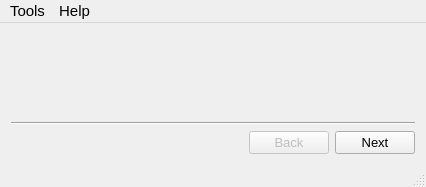
<?xml version="1.0" encoding="UTF-8"?>
<ui version="4.0">
 <author>RSX</author>
 <class>MainWindow</class>
 <widget class="QMainWindow" name="MainWindow">
  <property name="geometry">
   <rect>
    <x>0</x>
    <y>0</y>
    <width>426</width>
    <height>187</height>
   </rect>
  </property>
  <property name="sizePolicy">
   <sizepolicy hsizetype="Fixed" vsizetype="Fixed">
    <horstretch>0</horstretch>
    <verstretch>0</verstretch>
   </sizepolicy>
  </property>
  <property name="windowTitle">
   <string>NTScout</string>
  </property>
  <widget class="QWidget" name="centralWidget">
   <layout class="QVBoxLayout" name="verticalLayout">
    <item>
     <widget class="QStackedWidget" name="stackedWidget"/>
    </item>
    <item>
     <widget class="Line" name="line">
      <property name="orientation">
       <enum>Qt::Horizontal</enum>
      </property>
     </widget>
    </item>
    <item>
     <layout class="QHBoxLayout" name="buttonLayout">
      <item>
       <spacer name="horizontalSpacer">
        <property name="orientation">
         <enum>Qt::Horizontal</enum>
        </property>
        <property name="sizeHint" stdset="0">
         <size>
          <width>40</width>
          <height>20</height>
         </size>
        </property>
       </spacer>
      </item>
      <item>
       <widget class="QPushButton" name="backButton">
        <property name="enabled">
         <bool>false</bool>
        </property>
        <property name="font">
         <font>
          <pointsize>10</pointsize>
         </font>
        </property>
        <property name="text">
         <string>Back</string>
        </property>
        <property name="shortcut">
         <string>Backspace</string>
        </property>
       </widget>
      </item>
      <item>
       <widget class="QPushButton" name="nextButton">
        <property name="enabled">
         <bool>true</bool>
        </property>
        <property name="font">
         <font>
          <pointsize>10</pointsize>
         </font>
        </property>
        <property name="text">
         <string>Next</string>
        </property>
        <property name="shortcut">
         <string>Return</string>
        </property>
        <property name="autoDefault">
         <bool>false</bool>
        </property>
        <property name="default">
         <bool>false</bool>
        </property>
       </widget>
      </item>
     </layout>
    </item>
   </layout>
  </widget>
  <widget class="QMenuBar" name="menuBar">
   <property name="geometry">
    <rect>
     <x>0</x>
     <y>0</y>
     <width>426</width>
     <height>23</height>
    </rect>
   </property>
   <property name="font">
    <font>
     <pointsize>11</pointsize>
    </font>
   </property>
   <widget class="QMenu" name="menuTools">
    <property name="font">
     <font>
      <pointsize>11</pointsize>
     </font>
    </property>
    <property name="title">
     <string>Tools</string>
    </property>
    <addaction name="actionUpdate"/>
    <addaction name="actionSettings"/>
   </widget>
   <widget class="QMenu" name="menuHelp">
    <property name="font">
     <font>
      <pointsize>11</pointsize>
     </font>
    </property>
    <property name="title">
     <string>Help</string>
    </property>
    <addaction name="actionReport"/>
    <addaction name="actionAbout"/>
   </widget>
   <addaction name="menuTools"/>
   <addaction name="menuHelp"/>
  </widget>
  <widget class="QStatusBar" name="statusBar"/>
  <action name="actionUpdate">
   <property name="icon">
    <iconset resource="resource.qrc">
     <normaloff>:/icons/update</normaloff>:/icons/update</iconset>
   </property>
   <property name="text">
    <string>Update</string>
   </property>
   <property name="font">
    <font>
     <pointsize>10</pointsize>
    </font>
   </property>
  </action>
  <action name="actionReport">
   <property name="icon">
    <iconset resource="resource.qrc">
     <normaloff>:/icons/bug</normaloff>:/icons/bug</iconset>
   </property>
   <property name="text">
    <string>Report a bug</string>
   </property>
   <property name="font">
    <font>
     <pointsize>10</pointsize>
    </font>
   </property>
  </action>
  <action name="actionAbout">
   <property name="icon">
    <iconset resource="resource.qrc">
     <normaloff>:/icons/info</normaloff>:/icons/info</iconset>
   </property>
   <property name="text">
    <string>About NTScout</string>
   </property>
   <property name="font">
    <font>
     <pointsize>10</pointsize>
    </font>
   </property>
  </action>
  <action name="actionSettings">
   <property name="icon">
    <iconset resource="resource.qrc">
     <normaloff>:/icons/settings</normaloff>:/icons/settings</iconset>
   </property>
   <property name="text">
    <string>Settings</string>
   </property>
   <property name="font">
    <font>
     <pointsize>10</pointsize>
    </font>
   </property>
  </action>
 </widget>
 <layoutdefault spacing="6" margin="11"/>
 <resources>
  <include location="resource.qrc"/>
 </resources>
 <connections>
  <connection>
   <sender>nextButton</sender>
   <signal>clicked()</signal>
   <receiver>MainWindow</receiver>
   <slot>nextClicked()</slot>
   <hints>
    <hint type="sourcelabel">
     <x>381</x>
     <y>141</y>
    </hint>
    <hint type="destinationlabel">
     <x>413</x>
     <y>159</y>
    </hint>
   </hints>
  </connection>
  <connection>
   <sender>backButton</sender>
   <signal>clicked()</signal>
   <receiver>MainWindow</receiver>
   <slot>backClicked()</slot>
   <hints>
    <hint type="sourcelabel">
     <x>280</x>
     <y>152</y>
    </hint>
    <hint type="destinationlabel">
     <x>243</x>
     <y>164</y>
    </hint>
   </hints>
  </connection>
  <connection>
   <sender>actionUpdate</sender>
   <signal>triggered()</signal>
   <receiver>MainWindow</receiver>
   <slot>updateTriggered()</slot>
   <hints>
    <hint type="sourcelabel">
     <x>-1</x>
     <y>-1</y>
    </hint>
    <hint type="destinationlabel">
     <x>212</x>
     <y>93</y>
    </hint>
   </hints>
  </connection>
  <connection>
   <sender>actionSettings</sender>
   <signal>triggered()</signal>
   <receiver>MainWindow</receiver>
   <slot>settingsTriggered()</slot>
   <hints>
    <hint type="sourcelabel">
     <x>-1</x>
     <y>-1</y>
    </hint>
    <hint type="destinationlabel">
     <x>212</x>
     <y>93</y>
    </hint>
   </hints>
  </connection>
  <connection>
   <sender>actionReport</sender>
   <signal>triggered()</signal>
   <receiver>MainWindow</receiver>
   <slot>reportTriggered()</slot>
   <hints>
    <hint type="sourcelabel">
     <x>-1</x>
     <y>-1</y>
    </hint>
    <hint type="destinationlabel">
     <x>212</x>
     <y>93</y>
    </hint>
   </hints>
  </connection>
  <connection>
   <sender>actionAbout</sender>
   <signal>triggered()</signal>
   <receiver>MainWindow</receiver>
   <slot>aboutTriggered()</slot>
   <hints>
    <hint type="sourcelabel">
     <x>-1</x>
     <y>-1</y>
    </hint>
    <hint type="destinationlabel">
     <x>212</x>
     <y>93</y>
    </hint>
   </hints>
  </connection>
 </connections>
 <slots>
  <slot>nextClicked()</slot>
  <slot>backClicked()</slot>
  <slot>updateTriggered()</slot>
  <slot>settingsTriggered()</slot>
  <slot>reportTriggered()</slot>
  <slot>aboutTriggered()</slot>
 </slots>
</ui>
